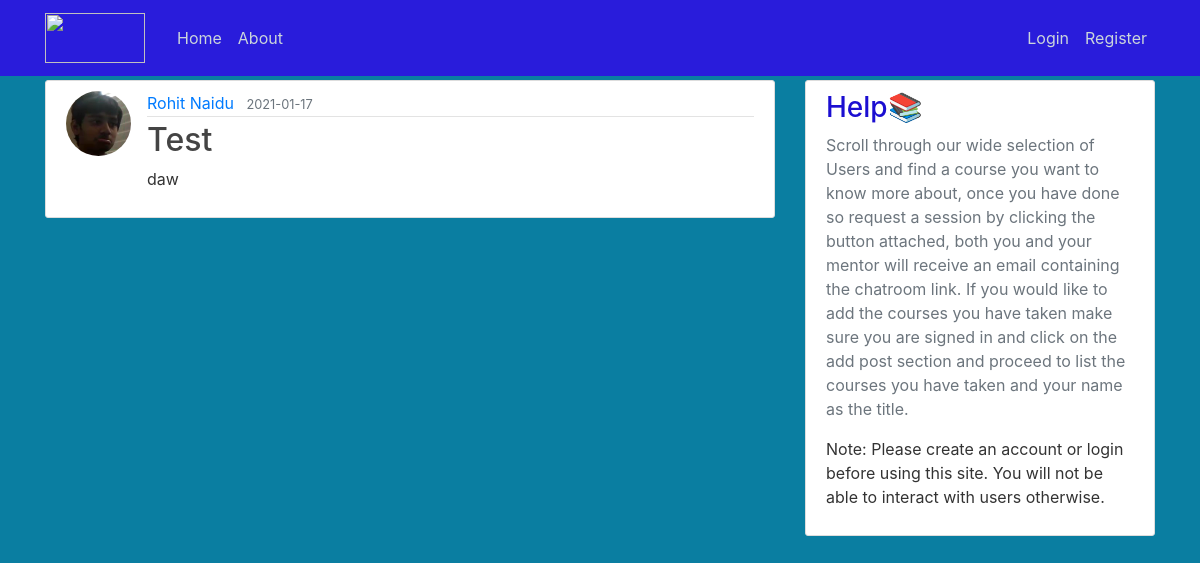
The app's page /post/4 with its own data.
### flaskblog/models.py (models this page shows, shortened)
class User(db.Model, UserMixin):
    id = db.Column(db.Integer, primary_key=True)
    username = db.Column(db.String(20), unique=True, nullable=False)
    email = db.Column(db.String(120), unique=True, nullable=False)
    image_file = db.Column(db.String(20), nullable=False, default='default.jpg')
    password = db.Column(db.String(60), nullable=False)
    posts = db.relationship('Post', backref='author', lazy=True)

class Post(db.Model):
    id = db.Column(db.Integer, primary_key=True)
    title = db.Column(db.String(100), nullable=False)
    date_posted = db.Column(db.DateTime, nullable=False, default=datetime.utcnow)
    content = db.Column(db.Text, nullable=False)
    user_id = db.Column(db.Integer, db.ForeignKey('user.id'), nullable=False)

### flaskblog/routes.py (the view)
@app.route("/post/<int:post_id>")
def post(post_id):
    post = Post.query.get_or_404(post_id)
    return render_template('post.html', title=post.title, post=post)

### flaskblog/templates/post.html (shortened to what this page needs)
{% extends "layout.html" %}
{% block content %}
  <article class="media content-section">
    <img class="rounded-circle article-img" src="{{ url_for('static', filename='profile_pics/' + post.author.image_file) }}">
    <div class="media-body">
      <div class="article-metadata">
        <a class="mr-2" href="#">{{ post.author.username }}</a>
        <small class="text-muted">{{ post.date_posted.strftime('%Y-%m-%d') }}</small>
      </div>
      <h2 class="article-title">{{ post.title }}</h2>
      <p class="article-content">{{ post.content }}</p>
    </div>
  </article>
{% endblock content %}

### flaskblog/static/main.css (style rules this page uses)
body { background: #0a7ea1; color: #333333; margin-top: 5rem; }
h1, h2, h3, h4, h5, h6 { color: #1b0ed1; }
.content-section { background: #ffffff; padding: 10px 20px; border: 1px solid #dddddd; border-radius: 3px; margin-bottom: 20px; }
.article-title { color: #444444; }
.article-content { white-space: pre-line; }
.article-img { height: 65px; width: 65px; margin-right: 16px; }
.article-metadata { padding-bottom: 1px; margin-bottom: 4px; border-bottom: 1px solid #e3e3e3 }

### records on screen
User: image_file (picture), author.username "Rohit Naidu"
Post: date_posted "2021-01-17", title "Test", content "daw"
